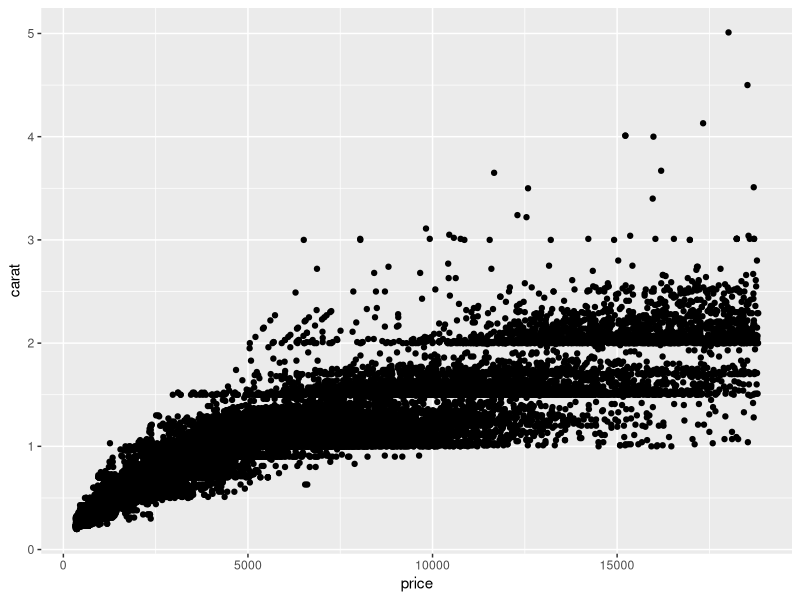

Reproduce this figure in R.
## ---- chunk 1
knitr::opts_chunk$set(echo = TRUE)
library(tidyverse)
## ---- chunk 2
### In this code chunk, start with the diamonds dataset (built in to
### ggplot2 package) and create a plot of price vs. carat (or some other
### variables of your choice)

ggplot(data = diamonds , aes(x = price , y = carat))+
  geom_point()
## ---- chunk 3

# blah blah blah
# super cool new stuff with an amazing ggplot()


## ---- chunk 4
# here's a new typed note
# Hello Olivia!
# This is going to be the best file ever made.


## ---- chunk 5
### Both partners - delete this comment, then write some code here
### to plot, summarize, calculate something simple using the diamonds
### dataset.


